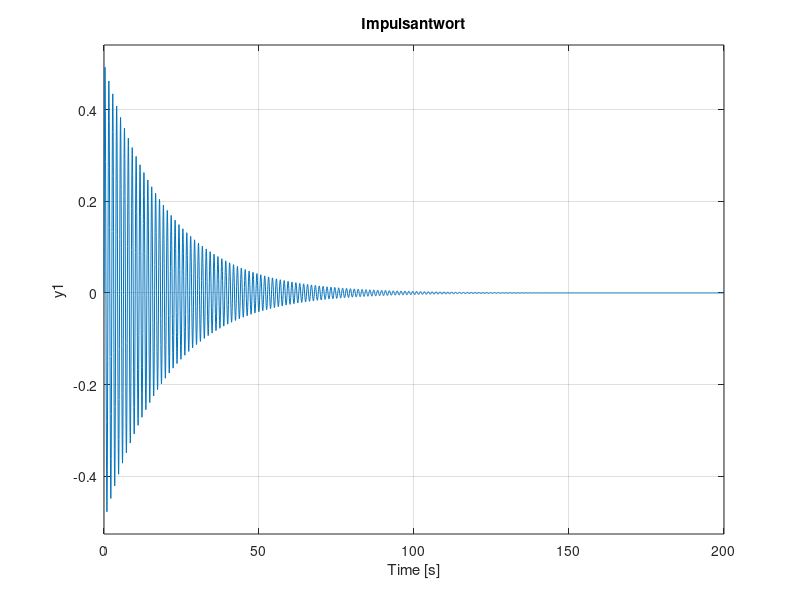

Here is the MATLAB script that generated this plot:
% Berechnung des Bodediagramms für eine gegebene Übertragungsfunktion G(s)

% Definieren des Frequenzvektors w
%w = 0.01:0.1:100; % rad/s
w=logspace(-2,2,500);

% Parameter des Systems
K = 0.1;
T1 = 1;
T2 = 3;
a = 4;
b = 2;
c = 3;
d = 0.01;
w_0 = 5;

% Berechnung in MATLAB
s = tf('s'); % Übertragungsfunktion aus der Toolbox

% ÜBERTRAGUNGSFUNKTION

%Nicht-Schwingend
%G = K/((1+s*T1)*(1+s*T2));

% Schwingend
G = (K*w_0^2)/(s^2+2*d*w_0*s+w_0^2);

% Bode-Befehl in MATLAB
h = figure;
subplot(2, 3, 1);
bode(G, w);
grid on;
title('Bode-Diagramm');

% Nyquist-Befehl in MATLAB
subplot(2, 3, 2);
nyquist(G, w);
grid on;
title('Nyquist-Diagramm');

% Pole-Nullstellen-Plan Befehl in MATLAB
subplot(2, 3, 3);
pzmap(G,'r');
grid on;
title('Pole-Nullstellen-Plan');

% Sprungantwort Befehl in MATLAB
subplot(2, 3, 4);
step(G);
grid on;
title('Sprungantwort');

% Impulsantwort Befehl in MATLAB
subplot(2, 3, 5);
impulse(G);
grid on;
title('Impulsantwort')
